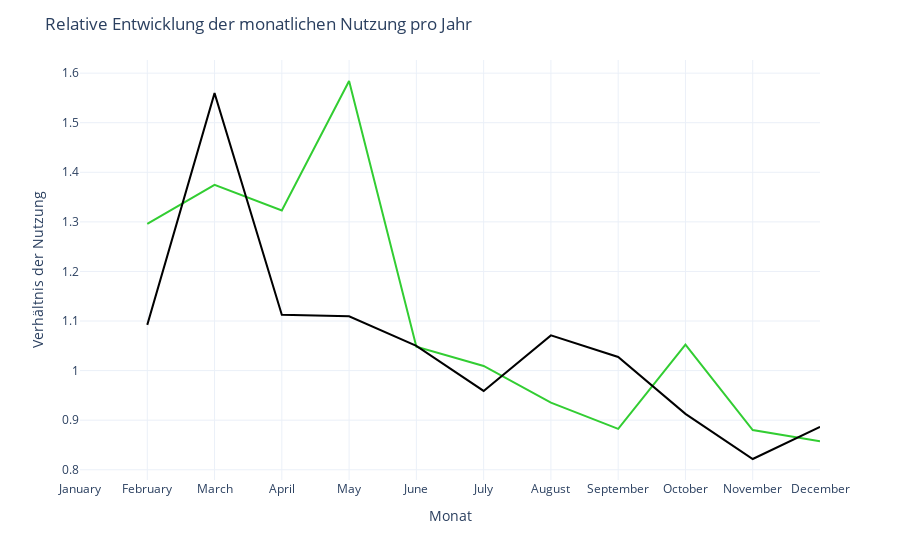

Here is the notebook cell this chart was saved with:
### Code cell
# group by month and registered customer
df_ratio_19 = df[dt.year == 2019].groupby(["month"], sort=False, as_index=False).count()
df_ratio_20 = df[dt.year == 2020].groupby(["month"], sort=False, as_index=False).count()
# compute ratio
df_ratio_19["ratio"] = df_ratio_19["temp"] / df_ratio_19["temp"].shift(1)
df_ratio_20["ratio"] = df_ratio_20["temp"] / df_ratio_20["temp"].shift(1)
# display line plot

fig = px.line(df_ratio_19, 
              x="month", 
              y="ratio",
              color_discrete_sequence =['limegreen'],
              template='plotly_white')
fig.add_trace(px.line(df_ratio_20, x="month", y="ratio", color_discrete_sequence=['black']).data[0])
             
fig.update_layout(title="Relative Entwicklung der monatlichen Nutzung pro Jahr", 
                  xaxis_title="Monat", 
                  yaxis_title="Verhältnis der Nutzung",
                  showlegend = True)

### Figure 1 — Plotly figure (JSON) as saved in the notebook; plotly's stock layout.template omitted (floating-point values rounded to 4 significant figures)
{"data": [{"hovertemplate": "month=%{x}<br>ratio=%{y}<extra></extra>", "legendgroup": "", "line": {"color": "limegreen", "dash": "solid"}, "mode": "lines", "name": "", "orientation": "v", "showlegend": false, "type": "scatter", "x": ["January", "February", "March", "April", "May", "June", "July", "August", "September", "October", "November", "December"], "xaxis": "x", "y": [null, 1.296, 1.375, 1.323, 1.584, 1.048, 1.009, 0.9353, 0.8824, 1.052, 0.8801, 0.8574], "yaxis": "y"}, {"hovertemplate": "month=%{x}<br>ratio=%{y}<extra></extra>", "legendgroup": "", "line": {"color": "black", "dash": "solid"}, "mode": "lines", "name": "", "orientation": "v", "showlegend": false, "type": "scatter", "x": ["January", "February", "March", "April", "May", "June", "July", "August", "September", "October", "November", "December"], "xaxis": "x", "y": [null, 1.092, 1.56, 1.112, 1.109, 1.05, 0.959, 1.071, 1.027, 0.9128, 0.8217, 0.8866], "yaxis": "y"}], "layout": {"legend": {"tracegroupgap": 0}, "margin": {"t": 60}, "showlegend": true, "title": {"text": "Relative Entwicklung der monatlichen Nutzung pro Jahr"}, "xaxis": {"anchor": "y", "domain": [0, 1], "title": {"text": "Monat"}}, "yaxis": {"anchor": "x", "domain": [0, 1], "title": {"text": "Verhältnis der Nutzung"}}}}
